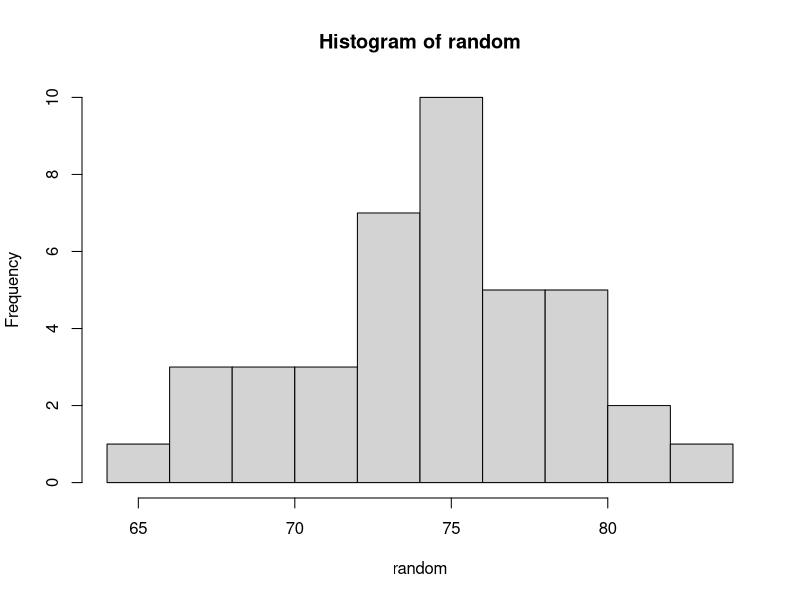

The R source for this figure:
#Normal Distribution in R
#Q1. The weekly wages of 1000 workers are normally distributed around a mean of Rs 70. 
#and standard deviation of Rs 5. Estimate the number of workers whose weekly wages will be ;
#i) between Rs 70 and 72. ii) between Rs 69 and 72. iii) More than Rs. 75  
#iv) Less than Rs 63 v) Also estimate the lowest weekly wages of the 100 highest paid workers,
p1<-pnorm(q=70,mean = 70,sd=5,lower.tail = T)
p2<-pnorm(q=72,mean = 70,sd=5,lower.tail = T)
p2-p1
#2
p3<-pnorm(q=69,mean = 70,sd=5,lower.tail = T)
p4<-pnorm(q=72,mean = 70,sd=5,lower.tail = T)
p4-p3
#3
p5<-pnorm(q=75,mean = 70,sd=5,lower.tail = T)
1-p5
#4
p6<-pnorm(q=63,mean = 70,sd=5,lower.tail = T)
p6
random<-rnorm(n=40,mean = 75,sd=5)
hist(random)
